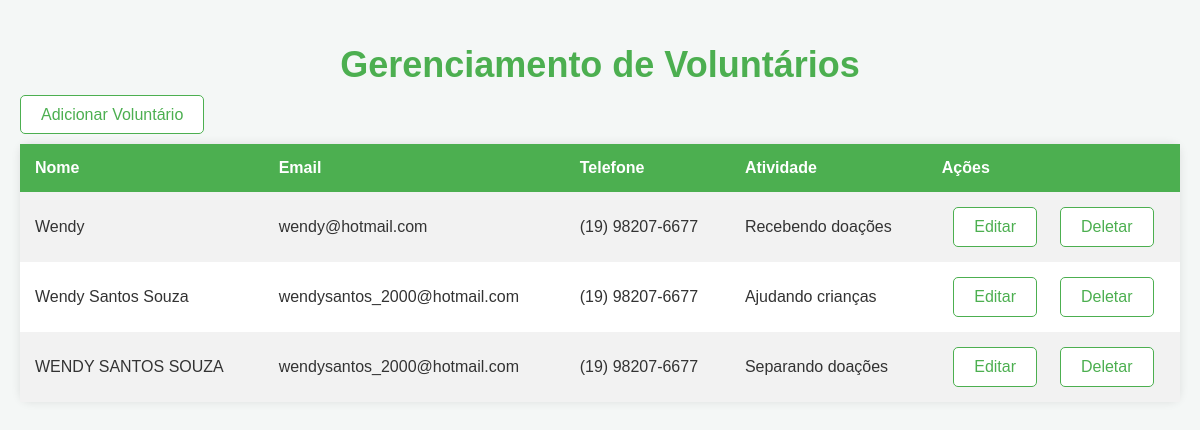
Before: / with the older database file.
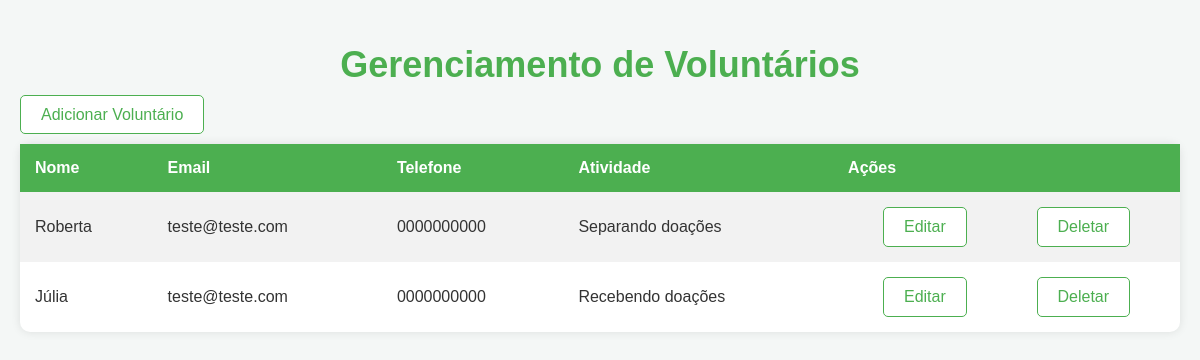
After: the same page with the newer database file.
### tables this page shows
CREATE TABLE voluntarios (
            id INTEGER PRIMARY KEY AUTOINCREMENT,
            nome TEXT,
            email TEXT,
            telefone TEXT,
            atividade TEXT
        );

### app.py (the view)
@app.route('/')
def index():
    conn = conectar_bd()
    cursor = conn.cursor()
    cursor.execute('SELECT * FROM voluntarios')
    voluntarios = cursor.fetchall()
    conn.close()
    return render_template('index.html', voluntarios=voluntarios)

### app.py (called while the page is built)
def conectar_bd():
    conn = sqlite3.connect('voluntarios.db')
    return conn

### templates/index.html (shortened to what this page needs)
<!DOCTYPE html>
<html>
<head>
    <link rel="stylesheet" type="text/css" href="{{ url_for('static', filename='style.css') }}">
</head>
<body>
    <div class="container">
        <h1>Gerenciamento de Voluntários</h1>
        <a href="{{ url_for('adicionar') }}">Adicionar Voluntário</a>
        <table>
            <tr>
                <th>Nome</th>
                <th>Email</th>
                <th>Telefone</th>
                <th>Atividade</th>
                <th>Ações</th>
            </tr>
            {% for voluntario in voluntarios %}
            <tr>
                <td>{{ voluntario[1] }}</td>
                <td>{{ voluntario[2] }}</td>
                <td>{{ voluntario[3] }}</td>
                <td>{{ voluntario[4] }}</td>
                <td class="action-buttons">
                    <a href="{{ url_for('editar', id=voluntario[0]) }}">Editar</a>
                    <a href="{{ url_for('deletar', id=voluntario[0]) }}">Deletar</a>
                </td>
            </tr>
            {% endfor %}
        </table>
    </div>
</body>
</html>

### static/style.css (style rules this page uses)
body { font-family: Arial, sans-serif; background-color: #f4f7f6; color: #333; margin: 0; padding: 20px; }
h1 { color: #4CAF50; text-align: center; font-size: 36px; margin-bottom: 20px; }
a { text-decoration: none; color: #4CAF50; padding: 10px 20px; background-color: #ffffff; border: 1px solid #4CAF50; border-radius: 5px; transition: background-color 0.3s, color 0.3s; }
table { width: 100%; border-collapse: collapse; margin-top: 20px; background-color: #ffffff; box-shadow: 0 0 10px rgba(0, 0, 0, 0.1); border-radius: 10px; }
th, td { padding: 15px; text-align: left; }
th { background-color: #4CAF50; color: white; }
tr:nth-child(even) { background-color: #f2f2f2; }
.container { max-width: 1200px; margin: 0 auto; }
.action-buttons { display: flex; justify-content: space-around; }
.action-buttons a { margin: 0 5px; }

Changed rows visible on the page:
removed voluntarios: nome "Wendy", email "wendy@hotmail.com", telefone "(19) 98207-6677", atividade "Recebendo doações"
removed voluntarios: nome "Wendy Santos Souza", email "wendysantos_2000@hotmail.com", telefone "(19) 98207-6677", atividade "Ajudando crianças"
removed voluntarios: nome "WENDY SANTOS SOUZA", email "wendysantos_2000@hotmail.com", telefone "(19) 98207-6677", atividade "Separando doações"
added voluntarios: nome "Roberta", email "teste@teste.com", telefone "0000000000", atividade "Separando doações"
added voluntarios: nome "Júlia", email "teste@teste.com", telefone "0000000000", atividade "Recebendo doações"
